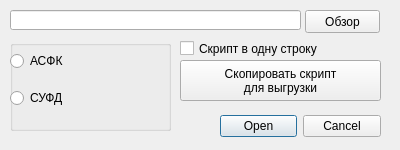
<?xml version="1.0" encoding="UTF-8"?>
<ui version="4.0">
 <class>LoadExcel</class>
 <widget class="QDialog" name="LoadExcel">
  <property name="geometry">
   <rect>
    <x>0</x>
    <y>0</y>
    <width>400</width>
    <height>150</height>
   </rect>
  </property>
  <property name="acceptDrops">
   <bool>true</bool>
  </property>
  <property name="windowTitle">
   <string>Загрузка EXCEL</string>
  </property>
  <property name="accessibleName">
   <string/>
  </property>
  <property name="sizeGripEnabled">
   <bool>false</bool>
  </property>
  <property name="modal">
   <bool>true</bool>
  </property>
  <widget class="QDialogButtonBox" name="buttonBox">
   <property name="geometry">
    <rect>
     <x>220</x>
     <y>110</y>
     <width>161</width>
     <height>32</height>
    </rect>
   </property>
   <property name="orientation">
    <enum>Qt::Horizontal</enum>
   </property>
   <property name="standardButtons">
    <set>QDialogButtonBox::Cancel|QDialogButtonBox::Open</set>
   </property>
  </widget>
  <widget class="QLineEdit" name="excelPath">
   <property name="geometry">
    <rect>
     <x>10</x>
     <y>10</y>
     <width>291</width>
     <height>20</height>
    </rect>
   </property>
   <property name="acceptDrops">
    <bool>false</bool>
   </property>
  </widget>
  <widget class="QPushButton" name="fileDialog">
   <property name="geometry">
    <rect>
     <x>305</x>
     <y>10</y>
     <width>75</width>
     <height>23</height>
    </rect>
   </property>
   <property name="text">
    <string>Обзор</string>
   </property>
  </widget>
  <widget class="QGroupBox" name="selectSystem">
   <property name="geometry">
    <rect>
     <x>10</x>
     <y>40</y>
     <width>161</width>
     <height>91</height>
    </rect>
   </property>
   <property name="title">
    <string/>
   </property>
   <property name="flat">
    <bool>true</bool>
   </property>
   <property name="checkable">
    <bool>false</bool>
   </property>
   <widget class="QWidget" name="verticalLayoutWidget">
    <property name="geometry">
     <rect>
      <x>0</x>
      <y>0</y>
      <width>160</width>
      <height>80</height>
     </rect>
    </property>
    <layout class="QVBoxLayout" name="verticalLayout">
     <item>
      <widget class="QRadioButton" name="asfk_check">
       <property name="text">
        <string>АСФК</string>
       </property>
      </widget>
     </item>
     <item>
      <widget class="QRadioButton" name="sufd_check">
       <property name="text">
        <string>СУФД</string>
       </property>
      </widget>
     </item>
    </layout>
   </widget>
  </widget>
  <widget class="QPushButton" name="copy_script">
   <property name="geometry">
    <rect>
     <x>180</x>
     <y>60</y>
     <width>201</width>
     <height>41</height>
    </rect>
   </property>
   <property name="sizePolicy">
    <sizepolicy hsizetype="Minimum" vsizetype="Maximum">
     <horstretch>0</horstretch>
     <verstretch>0</verstretch>
    </sizepolicy>
   </property>
   <property name="text">
    <string>Скопировать скрипт
для выгрузки</string>
   </property>
   <property name="checkable">
    <bool>false</bool>
   </property>
   <property name="checked">
    <bool>false</bool>
   </property>
   <property name="autoRepeat">
    <bool>false</bool>
   </property>
   <property name="autoExclusive">
    <bool>false</bool>
   </property>
   <property name="autoDefault">
    <bool>false</bool>
   </property>
  </widget>
  <widget class="QCheckBox" name="minimize_script">
   <property name="geometry">
    <rect>
     <x>180</x>
     <y>40</y>
     <width>201</width>
     <height>17</height>
    </rect>
   </property>
   <property name="text">
    <string>Скрипт в одну строку</string>
   </property>
  </widget>
 </widget>
 <resources/>
 <connections>
  <connection>
   <sender>buttonBox</sender>
   <signal>accepted()</signal>
   <receiver>LoadExcel</receiver>
   <slot>accept()</slot>
   <hints>
    <hint type="sourcelabel">
     <x>248</x>
     <y>254</y>
    </hint>
    <hint type="destinationlabel">
     <x>157</x>
     <y>274</y>
    </hint>
   </hints>
  </connection>
  <connection>
   <sender>buttonBox</sender>
   <signal>rejected()</signal>
   <receiver>LoadExcel</receiver>
   <slot>reject()</slot>
   <hints>
    <hint type="sourcelabel">
     <x>316</x>
     <y>260</y>
    </hint>
    <hint type="destinationlabel">
     <x>286</x>
     <y>274</y>
    </hint>
   </hints>
  </connection>
 </connections>
</ui>
